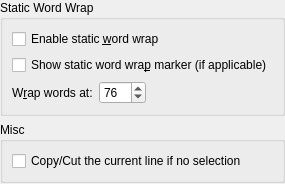
<?xml version="1.0" encoding="UTF-8"?>
<ui version="4.0">
 <class>EditConfigWidget</class>
 <widget class="QWidget" name="EditConfigWidget">
  <layout class="QVBoxLayout">
   <property name="margin">
    <number>0</number>
   </property>
   <item>
    <widget class="QGroupBox" name="gbStaticWordWrap">
     <property name="title">
      <string>Static Word Wrap</string>
     </property>
     <layout class="QVBoxLayout">
      <item>
       <widget class="QCheckBox" name="chkStaticWordWrap">
        <property name="whatsThis">
         <string>&lt;p&gt;Automatically start a new line of text when the current line exceeds the length specified by the &lt;b&gt;Wrap words at:&lt;/b&gt; option.&lt;/p&gt;&lt;p&gt;This option does not wrap existing lines of text - use the &lt;b&gt;Apply Static Word Wrap&lt;/b&gt; option in the &lt;b&gt;Tools&lt;/b&gt; menu for that purpose.&lt;/p&gt;&lt;p&gt;If you want lines to be &lt;i&gt;visually wrapped&lt;/i&gt; instead, according to the width of the view, enable &lt;b&gt;Dynamic Word Wrap&lt;/b&gt; in the &lt;b&gt;Appearance&lt;/b&gt; config page.&lt;/p&gt;</string>
        </property>
        <property name="text">
         <string>Enable static &amp;word wrap</string>
        </property>
       </widget>
      </item>
      <item>
       <widget class="QCheckBox" name="chkShowStaticWordWrapMarker">
        <property name="whatsThis">
         <string>&lt;p&gt;If this option is checked, a vertical line will be drawn at the word wrap column as defined in the &lt;strong&gt;Editing&lt;/strong&gt; properties.&lt;/p&gt;&lt;p&gt;Note that the word wrap marker is only drawn if you use a fixed pitch font.&lt;/p&gt;</string>
        </property>
        <property name="text">
         <string>Show static word wra&amp;p marker (if applicable)</string>
        </property>
       </widget>
      </item>
      <item>
       <layout class="QHBoxLayout">
        <property name="margin">
         <number>0</number>
        </property>
        <item>
         <widget class="QLabel" name="lblWordWrap">
          <property name="text">
           <string>W&amp;rap words at:</string>
          </property>
          <property name="buddy">
           <cstring>sbWordWrap</cstring>
          </property>
         </widget>
        </item>
        <item>
         <widget class="KIntSpinBox" name="sbWordWrap">
          <property name="whatsThis">
           <string>If the Word Wrap option is selected this entry determines the length (in characters) at which the editor will automatically start a new line.</string>
          </property>
          <property name="minimum">
           <number>20</number>
          </property>
          <property name="maximum">
           <number>200</number>
          </property>
          <property name="value">
           <number>76</number>
          </property>
         </widget>
        </item>
        <item>
         <spacer>
          <property name="orientation">
           <enum>Qt::Horizontal</enum>
          </property>
          <property name="sizeHint" stdset="0">
           <size>
            <width>1</width>
            <height>0</height>
           </size>
          </property>
         </spacer>
        </item>
       </layout>
      </item>
     </layout>
    </widget>
   </item>
   <item>
    <widget class="QGroupBox" name="gbMisc">
     <property name="title">
      <string>Misc</string>
     </property>
     <layout class="QVBoxLayout">
      <item>
       <widget class="QCheckBox" name="chkSmartCopyCut">
        <property name="text">
         <string>Copy/Cut the current line if no selection</string>
        </property>
       </widget>
      </item>
     </layout>
    </widget>
   </item>
   <item>
    <spacer>
     <property name="orientation">
      <enum>Qt::Vertical</enum>
     </property>
     <property name="sizeHint" stdset="0">
      <size>
       <width>0</width>
       <height>1</height>
      </size>
     </property>
    </spacer>
   </item>
  </layout>
 </widget>
 <customwidgets>
  <customwidget>
   <class>KIntSpinBox</class>
   <extends>QSpinBox</extends>
   <header>knuminput.h</header>
  </customwidget>
 </customwidgets>
 <connections/>
</ui>
